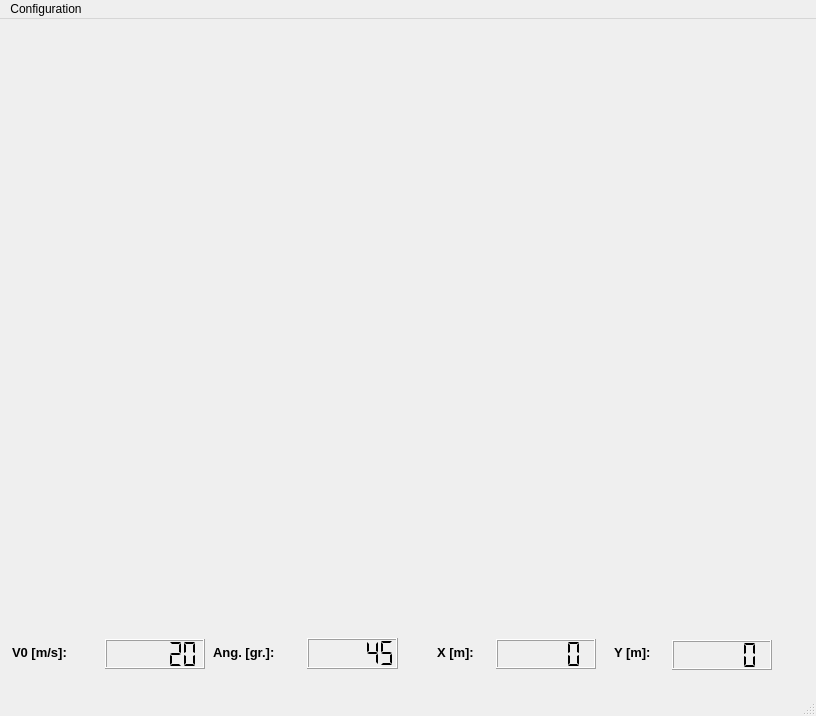
<?xml version="1.0" encoding="UTF-8"?>
<ui version="4.0">
 <class>QForm1</class>
 <widget class="QMainWindow" name="QForm1">
  <property name="geometry">
   <rect>
    <x>0</x>
    <y>0</y>
    <width>816</width>
    <height>716</height>
   </rect>
  </property>
  <property name="minimumSize">
   <size>
    <width>813</width>
    <height>716</height>
   </size>
  </property>
  <property name="maximumSize">
   <size>
    <width>816</width>
    <height>716</height>
   </size>
  </property>
  <property name="windowTitle">
   <string>MyBoxBall</string>
  </property>
  <property name="tabShape">
   <enum>QTabWidget::Rounded</enum>
  </property>
  <widget class="QWidget" name="centralwidget">
   <widget class="QWidget" name="widget" native="true">
    <property name="geometry">
     <rect>
      <x>8</x>
      <y>8</y>
      <width>800</width>
      <height>600</height>
     </rect>
    </property>
   </widget>
   <widget class="QLCDNumber" name="lcdNumber">
    <property name="geometry">
     <rect>
      <x>105</x>
      <y>620</y>
      <width>100</width>
      <height>30</height>
     </rect>
    </property>
    <property name="smallDecimalPoint">
     <bool>false</bool>
    </property>
    <property name="digitCount">
     <number>6</number>
    </property>
    <property name="segmentStyle">
     <enum>QLCDNumber::Flat</enum>
    </property>
    <property name="value" stdset="0">
     <double>20.000000000000000</double>
    </property>
    <property name="intValue" stdset="0">
     <number>20</number>
    </property>
   </widget>
   <widget class="QLabel" name="label">
    <property name="geometry">
     <rect>
      <x>12</x>
      <y>623</y>
      <width>90</width>
      <height>20</height>
     </rect>
    </property>
    <property name="font">
     <font>
      <pointsize>10</pointsize>
      <weight>75</weight>
      <bold>true</bold>
     </font>
    </property>
    <property name="text">
     <string>V0 [m/s]:</string>
    </property>
   </widget>
   <widget class="QLCDNumber" name="lcdNumber_2">
    <property name="geometry">
     <rect>
      <x>307</x>
      <y>619</y>
      <width>91</width>
      <height>31</height>
     </rect>
    </property>
    <property name="smallDecimalPoint">
     <bool>false</bool>
    </property>
    <property name="digitCount">
     <number>6</number>
    </property>
    <property name="segmentStyle">
     <enum>QLCDNumber::Flat</enum>
    </property>
    <property name="value" stdset="0">
     <double>45.000000000000000</double>
    </property>
    <property name="intValue" stdset="0">
     <number>45</number>
    </property>
   </widget>
   <widget class="QLabel" name="label_2">
    <property name="geometry">
     <rect>
      <x>213</x>
      <y>623</y>
      <width>90</width>
      <height>20</height>
     </rect>
    </property>
    <property name="font">
     <font>
      <pointsize>10</pointsize>
      <weight>75</weight>
      <bold>true</bold>
     </font>
    </property>
    <property name="text">
     <string>Ang. [gr.]:</string>
    </property>
   </widget>
   <widget class="QLCDNumber" name="lcdNumber_3">
    <property name="geometry">
     <rect>
      <x>496</x>
      <y>620</y>
      <width>100</width>
      <height>30</height>
     </rect>
    </property>
    <property name="smallDecimalPoint">
     <bool>false</bool>
    </property>
    <property name="digitCount">
     <number>5</number>
    </property>
    <property name="segmentStyle">
     <enum>QLCDNumber::Flat</enum>
    </property>
    <property name="value" stdset="0">
     <double>0.000000000000000</double>
    </property>
    <property name="intValue" stdset="0">
     <number>0</number>
    </property>
   </widget>
   <widget class="QLabel" name="label_3">
    <property name="geometry">
     <rect>
      <x>437</x>
      <y>623</y>
      <width>61</width>
      <height>20</height>
     </rect>
    </property>
    <property name="font">
     <font>
      <pointsize>10</pointsize>
      <weight>75</weight>
      <bold>true</bold>
     </font>
    </property>
    <property name="text">
     <string>X [m]:</string>
    </property>
   </widget>
   <widget class="QLCDNumber" name="lcdNumber_4">
    <property name="geometry">
     <rect>
      <x>672</x>
      <y>621</y>
      <width>100</width>
      <height>30</height>
     </rect>
    </property>
    <property name="smallDecimalPoint">
     <bool>false</bool>
    </property>
    <property name="digitCount">
     <number>5</number>
    </property>
    <property name="segmentStyle">
     <enum>QLCDNumber::Flat</enum>
    </property>
    <property name="value" stdset="0">
     <double>0.000000000000000</double>
    </property>
    <property name="intValue" stdset="0">
     <number>0</number>
    </property>
   </widget>
   <widget class="QLabel" name="label_4">
    <property name="geometry">
     <rect>
      <x>614</x>
      <y>623</y>
      <width>61</width>
      <height>20</height>
     </rect>
    </property>
    <property name="font">
     <font>
      <pointsize>10</pointsize>
      <weight>75</weight>
      <bold>true</bold>
     </font>
    </property>
    <property name="text">
     <string>Y [m]:</string>
    </property>
   </widget>
  </widget>
  <widget class="QMenuBar" name="menubar">
   <property name="geometry">
    <rect>
     <x>0</x>
     <y>0</y>
     <width>816</width>
     <height>26</height>
    </rect>
   </property>
   <widget class="QMenu" name="menuConfiguration">
    <property name="title">
     <string>Configuration</string>
    </property>
    <addaction name="actionSET_PORT"/>
    <addaction name="actionOPEN_PORT"/>
    <addaction name="separator"/>
    <addaction name="actionSHOOT"/>
    <addaction name="actionSHOW_STEPS"/>
    <addaction name="actionTEST_COM"/>
   </widget>
   <addaction name="menuConfiguration"/>
  </widget>
  <widget class="QStatusBar" name="statusbar"/>
  <action name="actionSET_PORT">
   <property name="text">
    <string>SET PORT</string>
   </property>
  </action>
  <action name="actionOPEN_PORT">
   <property name="text">
    <string>OPEN PORT</string>
   </property>
  </action>
  <action name="actionSHOOT">
   <property name="checkable">
    <bool>true</bool>
   </property>
   <property name="text">
    <string>SHOOT BALL</string>
   </property>
  </action>
  <action name="actionSHOW_STEPS">
   <property name="checkable">
    <bool>true</bool>
   </property>
   <property name="text">
    <string>SHOW STEPS</string>
   </property>
  </action>
  <action name="actionTEST_COM">
   <property name="text">
    <string>TEST COM</string>
   </property>
  </action>
 </widget>
 <resources/>
 <connections/>
</ui>
